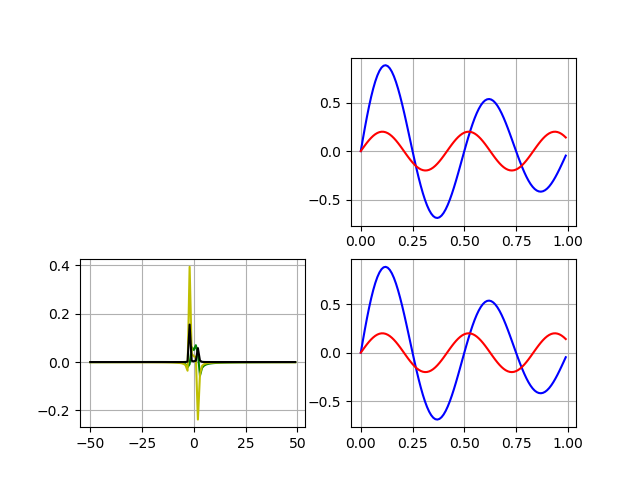

Here is the Python script that generated this plot:
import numpy as np
import matplotlib.pyplot as plt
from matplotlib.animation import FuncAnimation
#--------------------------------------
fig        = plt.figure()
fs         = 100
N          = 100
frecIter   = 0
signalFrec = 2
#--------------------------------------
tData      = np.arange(0,N/fs,1/fs)
nData      = np.arange(0,N,1)
circleFrec = np.arange(-fs/2,fs/2,fs/N)
#------------SIGNAL--------------------------
signalData = np.exp(-nData/fs)*np.sin(2*np.pi*signalFrec*nData*1/fs)+0.2j*np.sin(2*np.pi*1.2*signalFrec*nData*1/fs)
signalAxe  = fig.add_subplot(2,2,2)
signalRLn,signalILn,= plt.plot(tData,np.real(signalData),'b-',tData,np.imag(signalData),'r-')
signalAxe.grid(True)
#------------FFT IFFT-----------------------
fftData  = np.fft.fft(signalData)
ifftData = np.fft.ifft(fftData)
fftData  = np.concatenate((fftData[N//2:N],fftData[0:N//2]))/N
#-----------FFT---------------------------
fftAxe                 = fig.add_subplot(2,2,3)
fftRLn,fftILn,fftAbsLn = plt.plot(circleFrec,np.real(fftData),'g-' ,circleFrec,np.imag(fftData),'y-' ,circleFrec,np.abs(fftData)**2,'k-')
fftAxe.grid(True)
#----------IFFT----------------------------
ifftAxe       = fig.add_subplot(2,2,4)
penRLn,penILn = plt.plot(tData,np.real(ifftData),'b-',tData,np.imag(ifftData),'r-')
ifftAxe.grid(True)
#--------------------------------------
plt.show()
